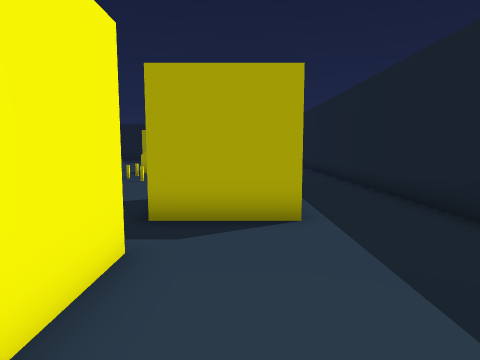
View 1 (above)

24 first-person views from a walk through a scene from a Unity 3-D project. The camera is 1.4 m above the floor, tilts 6° down and sees 75° across. The floor is counted in squares, 1 m on a side. Each view is taken from the middle of a square. On the plan, view 1 faces up. The plan holds only what a view shows up to about 14 squares ahead; the rest is blank. The place goes on beyond the plan. The player is left out. Some animated figures are left out. Some surface patterns are stand-ins.

View 2
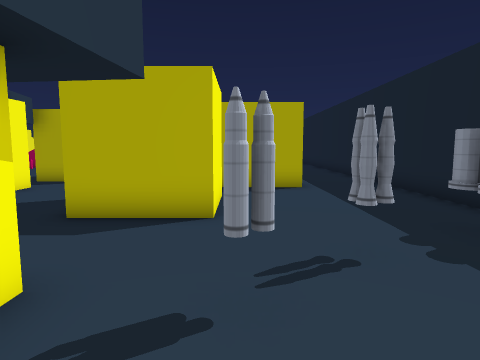

View 3
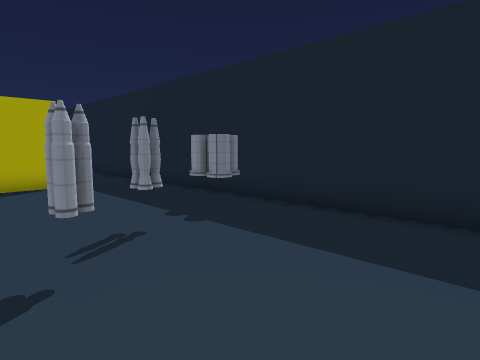

View 4
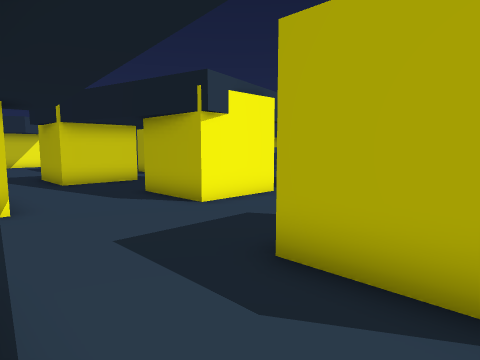

View 5
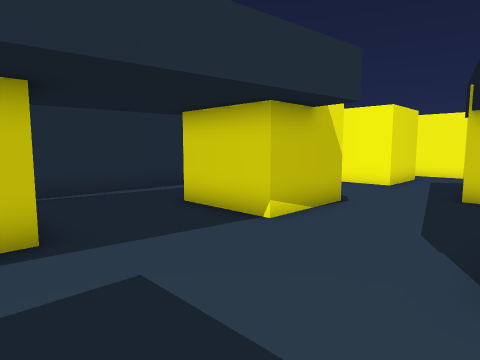

View 6
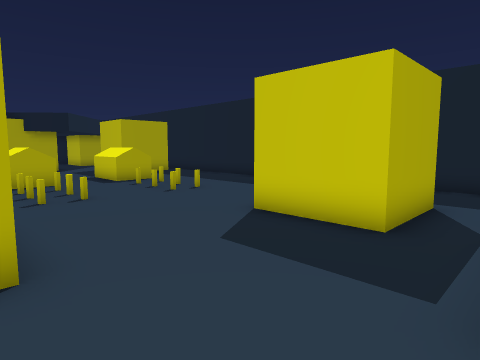

View 7
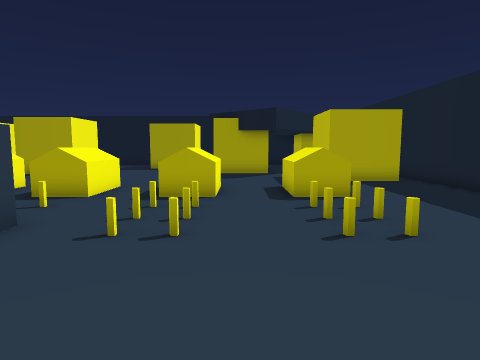

View 8
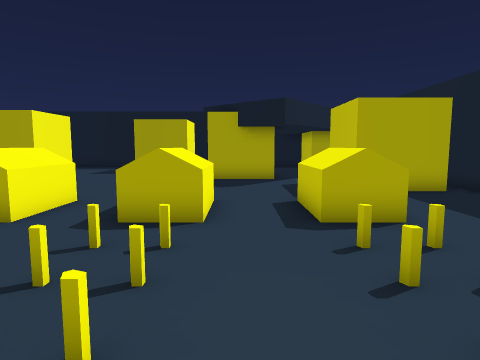

View 9
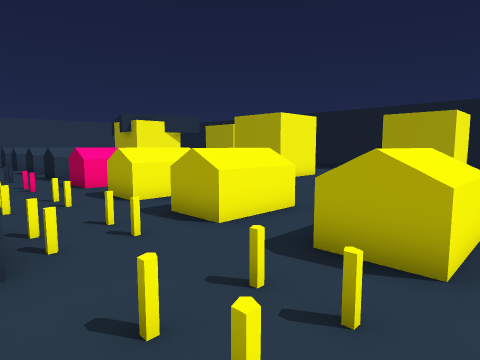

View 10
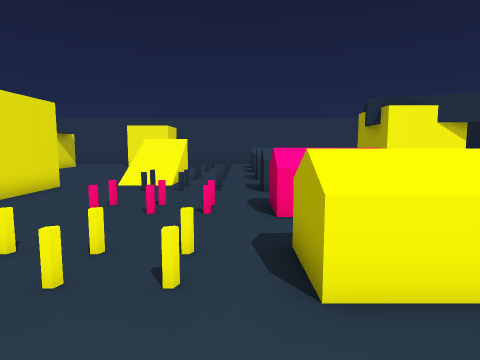

View 11
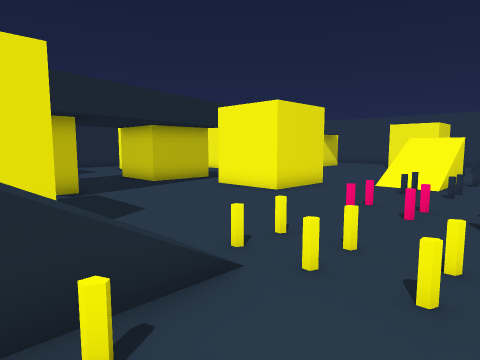

View 12
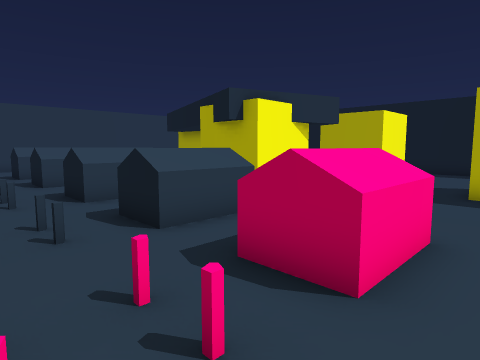

View 13
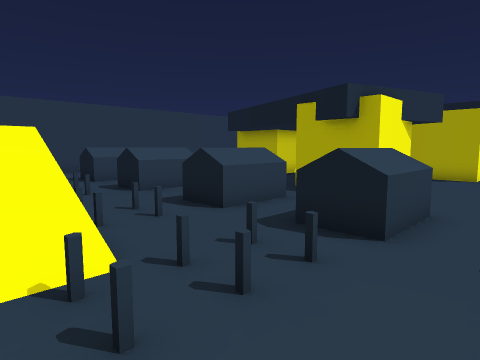

View 14
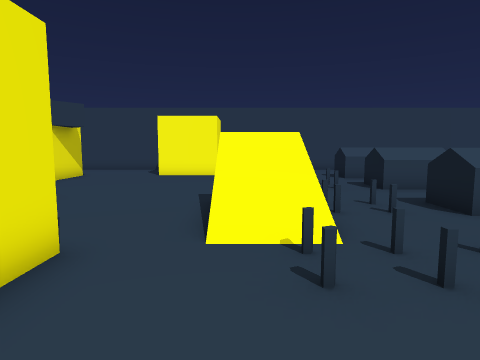

View 15
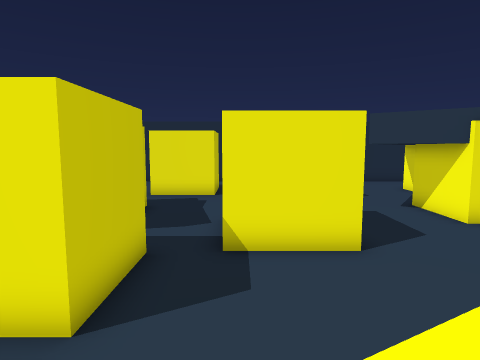

View 16
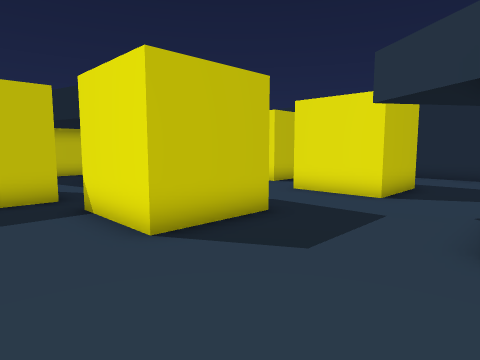

View 17
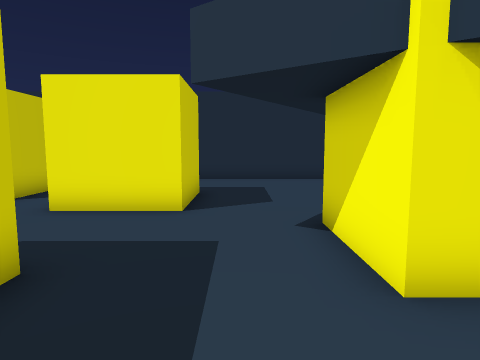

View 18
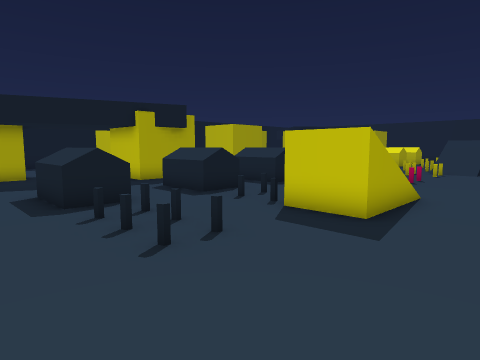

View 19
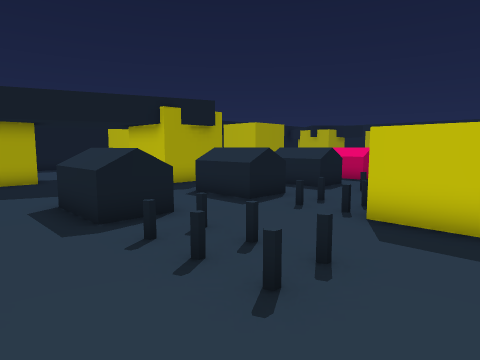

View 20
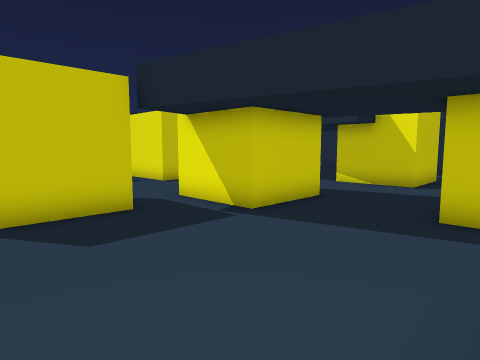

View 21
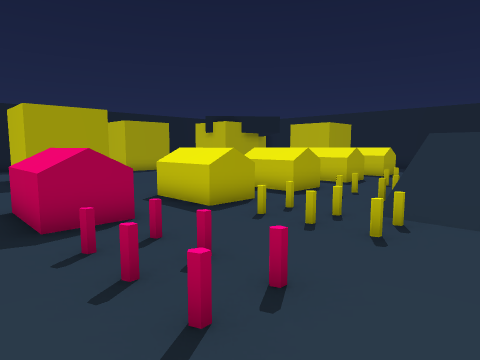

View 22
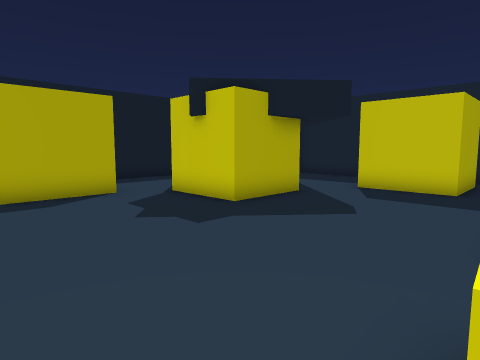

View 23
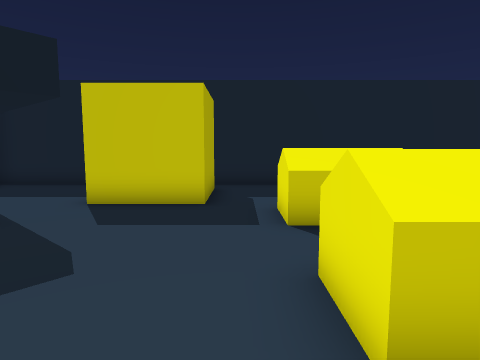

View 24
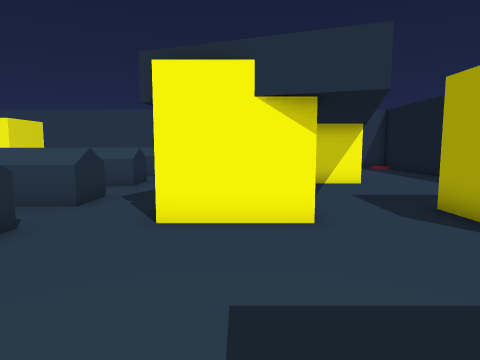

### Floor plan
Key: @ floor where view 1 was taken; # wall or solid block; . floor; / step, stairs or slope; v drop or lower ground; R rocket; O other object.
Columns run from 29 left of view 1 to 5 right of it. Each row starts with its distance up from view 1.
 30  ....                  O..
 29  ......    O ..     OOOO..        #
 28    #....OOOO ..     .....O      ..#
 27    #........ ..O    .....#     ...#
 26    #...........O    .....##  .....#
 25   ##  .........O O ......O##.....
 24   ..     #.....OOO ...........O
 23   ..    ##......  ............O
 22  ...  .##O......  ............O  .#
 21  ...  .......... .............OOO.#
 20  .................................#
 19 O.OOO.OOO.OO.OOO.OO.OOO.OO..OO....#
 18 O.OOO.OOO.OO.OOO.OO.OOO.OO..O ....#
 17 O.OOO.OOO.OO.OOO.OO.OOO.OO..OO....#
 16 ................................. #
 15 ..OO..OO..OO.OO..OO.OO..OO..OO... #
 14 ..OO..OO..OO.OO..OO.OO..OO..OO....#
 13 ..OO..v///OO.OO..OO///#.OO..OO....#
 12 ......////.........////...........#
 11 ....................O  ...........#
 10 ....................O  ....... ...#
  9 ..........OOOO......O  .....O  ...#
  8 ..........O  O......OOO....O   ...#
  7 ..........O  O.............O   ...#
  6 ......OOO.........###......OOOO...#
  5 ......O  .........#  O............#
  4 #O....O  ... ##...#  #...OOO......#
  3 ##.....  ...  #...####...O O......#
  2  #...... ...O #..........  O......#
  1  #.......................OOO......#
  0  ...OOOO.....................@..OO#
 -1  ...O   ..OOO...OO##..........R.O.#
 -2  ...O    O  O...O  #...#  #.O.....#
 -3 .....O   O  O   O  #...    .O.....#
 -4 .....              #...    .......#
 -5 ......            .....O    ......#
 -6 ......            .....    . ...
 -7 ######           ######

Positions as (right, up) in squares from view 1, and headings:
1: (0, 0), facing up
2: (-1, -5), facing up
3: (-2, -6), facing up-right
4: (-2, -2), facing up-left
5: (-5, 3), facing down-left
6: (-7, 4), facing up-right
7: (-3, 8), facing up
8: (-3, 11), facing up
9: (-3, 13), facing up-left
10: (-8, 16), facing left
11: (-8, 16), facing down-left
12: (-13, 14), facing up-left
13: (-16, 12), facing up-left
14: (-15, 12), facing left
15: (-21, 13), facing down
16: (-28, 9), facing down-right
17: (-26, 7), facing down
18: (-29, 9), facing up-right
19: (-29, 11), facing up-right
20: (-16, 11), facing down-right
21: (-17, 11), facing up-right
22: (-10, 19), facing up-right
23: (-7, 20), facing right
24: (-14, 23), facing left
